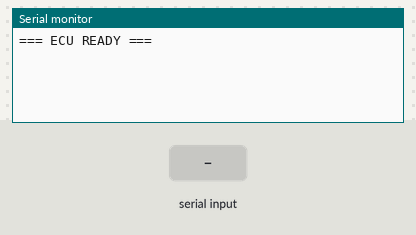
This sketch was run on a simulated Arduino Uno, built with avr-gcc and run on an emulated ATmega328P. Parts: the last lines printed to the serial monitor. Inputs (shaded band) come from the test bench.

Above: at 1.7 s.
1.8 s: "STATUS\n" received over the second serial link
At 3.0 s:
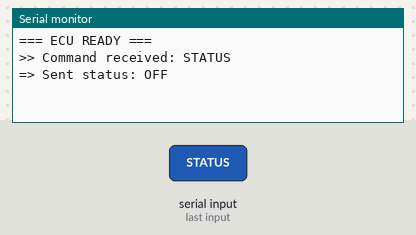
3.3 s: "IGNITION_ON\n" received over the second serial link
At 4.4 s:
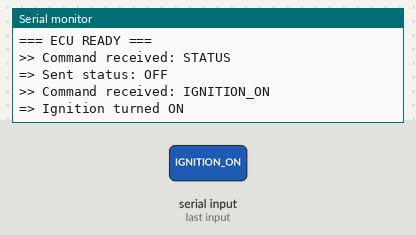
4.8 s: "IGNITION_OFF\n" received over the second serial link
At 5.6 s:
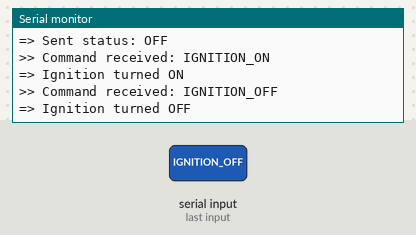
6.3 s: "CALL_INCOMING\n" received over the second serial link
At 6.7 s:
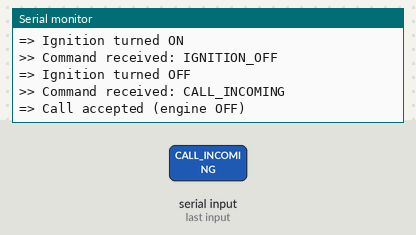
7.8 s: "1\n" received over the second serial link
At 8.6 s:
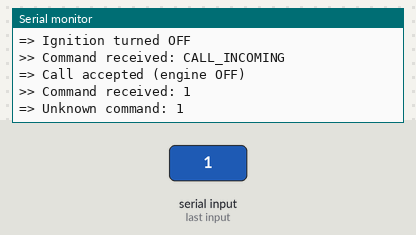

The sketch:

simulation.cpp.ino
```cpp
#include <SoftwareSerial.h>

SoftwareSerial BTSerial(10, 11); // RX, TX
String btBuffer = "";
bool engineOn = false;

void setup() {
  Serial.begin(9600);
  BTSerial.begin(9600);

  while (Serial.available()) Serial.read();
  while (BTSerial.available()) BTSerial.read();

  Serial.println("=== ECU READY ===");
  BTSerial.println("ECU READY");
  delay(500);
  BTSerial.println("OFF");
}

void loop() {
  // Read incoming Bluetooth characters
  while (BTSerial.available()) {
    char c = BTSerial.read();
    if (c == '\n') {
      btBuffer.trim();
      if (btBuffer.length() > 0) {
        Serial.println(">> Command received: " + btBuffer);
        handleCommand(btBuffer);
        btBuffer = ""; // Clear after processing
      }
    } else {
      btBuffer += c;
    }

    // Safety: prevent overflow
    if (btBuffer.length() > 100) {
      btBuffer = "";
    }
  }
}

void handleCommand(String cmd) {
  cmd.toUpperCase();  // Make comparison case-insensitive

  if (cmd.indexOf("STATUS") >= 0) {
    String status = engineOn ? "ON" : "OFF";
    BTSerial.println(status);
    Serial.println("=> Sent status: " + status);

  } else if (cmd.indexOf("IGNITION_ON") >= 0) {
    engineOn = true;
    BTSerial.println("IGNITION_ON");
    Serial.println("=> Ignition turned ON");

  } else if (cmd.indexOf("IGNITION_OFF") >= 0) {
    engineOn = false;
    BTSerial.println("IGNITION_OFF");
    Serial.println("=> Ignition turned OFF");

  } else if (cmd.indexOf("CALL_INCOMING") >= 0) {
    if (engineOn) {
      BTSerial.println("CALL_REJECTED");
      Serial.println("=> Call rejected (engine ON)");
    } else {
      BTSerial.println("CALL_ACCEPTED");
      Serial.println("=> Call accepted (engine OFF)");
    }

  } else {
    BTSerial.println("UNKNOWN_COMMAND");
    Serial.println("=> Unknown command: " + cmd);
  }

  BTSerial.flush();  // Clear the serial buffer
}
```

Measured:
- after the input at 1.8 s, the serial monitor: prints a new line at once (image 1)
- after the input at 3.3 s, the serial monitor: prints a new line at once (image 2)
- after the input at 4.8 s, the serial monitor: prints a new line at once (image 3)
- after the input at 6.3 s, the serial monitor: prints a new line at once (image 4)
- after the input at 7.8 s, the serial monitor: prints a new line at once (image 5)
